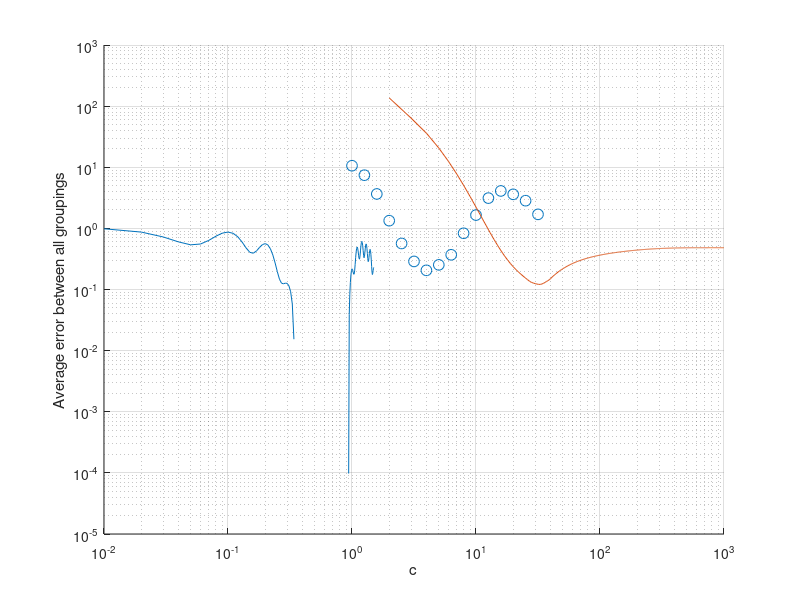

This chart was generated by the following MATLAB code:
clear 
x = (0:0.1:1.5)';
y = [1.0253, 0.8702, 0.5632, 0.1260, -0.2467, -0.5407, -0.6864, -0.5969,-0.4323, -0.0802, 0.2176, 0.4952, 0.6125, 0.5570, 0.4531, 0.2293]';

N = length(x);
dist = zeros(N);
for i = 1:N
    dist(i,:) = sqrt(sum((x(i)-x).^2,2));
end

Phifun = @(r,c) exp(-c*r.^2);
c = 500;
Phi = Phifun(dist,c);
lambda = Phi\y;

X = (0:0.01:1.5)';
sx = zeros(length(X),1);
for i = 1:length(X)
    summa = 0;
    for j = 1:N
        summa = summa + lambda(j) * Phifun(norm(X(i) - x(j)), c);
    end
    sx(i) = summa;
end


scatter(x,y,'kx','SizeData',60)
hold on 
plot(X,sx)


%%
% Cross validation 
error = zeros(8,1);
average_error = [];
c_best_sum = 0;
for groups = 0:7
    xtest = x(2*groups+1:2*groups+2);
    ytest = y(2*groups+1:2*groups+2);
    ytrain = y;
    ytrain(2*groups+1:2*groups+2) = [];
    xtrain = x;
    xtrain(2*groups+1:2*groups+2) = [];
    N = length(xtrain);
    dist = zeros(N);
    for i = 1:N
        dist(i,:) = sqrt(sum((xtrain(i)-xtrain).^2,2));
    end
    error = [];
    for c = 2:1000
        Phifun = @(r,c) exp(-c*r.^2);
        Phi = Phifun(dist,c);
        lambda = Phi\ytrain;
        
        sx = zeros(length(xtest),1);
        for i = 1:length(xtest)
            summa = 0;
            for j = 1:N
                summa = summa + lambda(j) * Phifun(norm(xtest(i) - xtrain(j)), c);
            end
            sx(i) = summa;
        end
        error = [error,mean(sqrt((sx-ytest).^2))];
    end
    average_error = [average_error;error];
    [min_error,min_idx] = min(error);
    c_best = 1+min_idx
    c_best_sum = c_best_sum+c_best;
end
average_error = mean(average_error,1);
cbestavg = c_best_sum/8
loglog(2:1000,average_error)
ylabel('Average error between all groupings')
xlabel('c')
grid on






